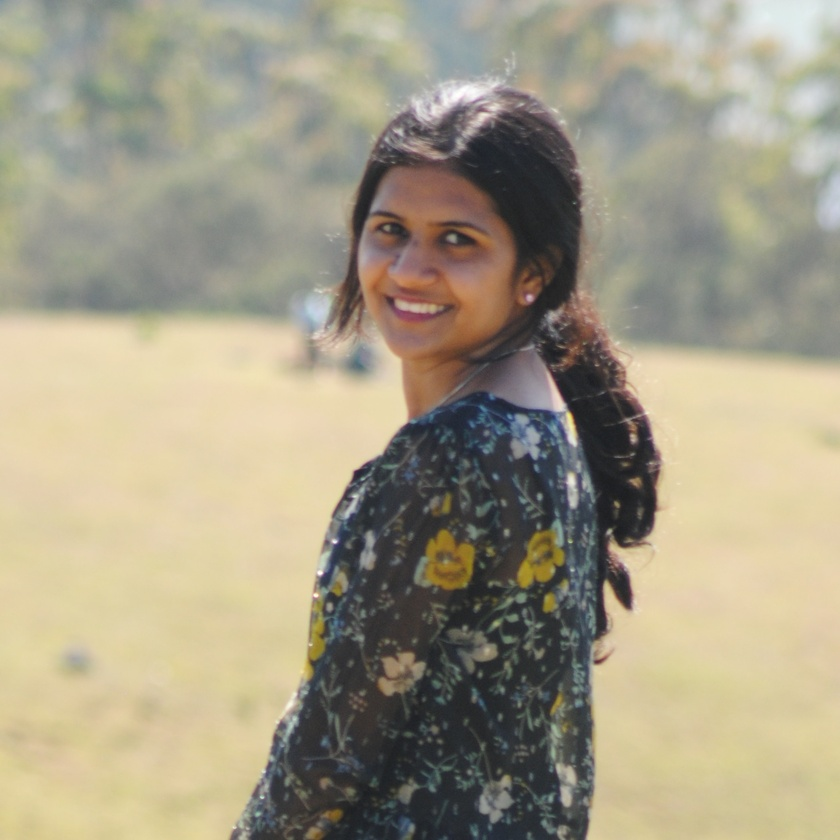
#> input picture preprocessing/kusum.jpg, 840 x 840 px, shrunk from 1637 x 1637 before the run
$ python smartface.py
#> lines starting #> are read from the running program, lines starting #| are printed output that depends on the picture; after the words box and inside, x2 and y2 are one past the last pixel; in counts of white or black regions, pixels touching at a corner belong together
import cv2
import numpy as np

image = cv2.imread("kusum.jpg")
#> image is the input picture: shape (840, 840, 3); mean B, G, R 134.6, 156.2, 163.6

face_cascade = cv2.CascadeClassifier(
    cv2.data.haarcascades + 'haarcascade_frontalface_default.xml'
)

if image is not None:

    # Convert to grayscale
    gray = cv2.cvtColor(image, cv2.COLOR_BGR2GRAY)
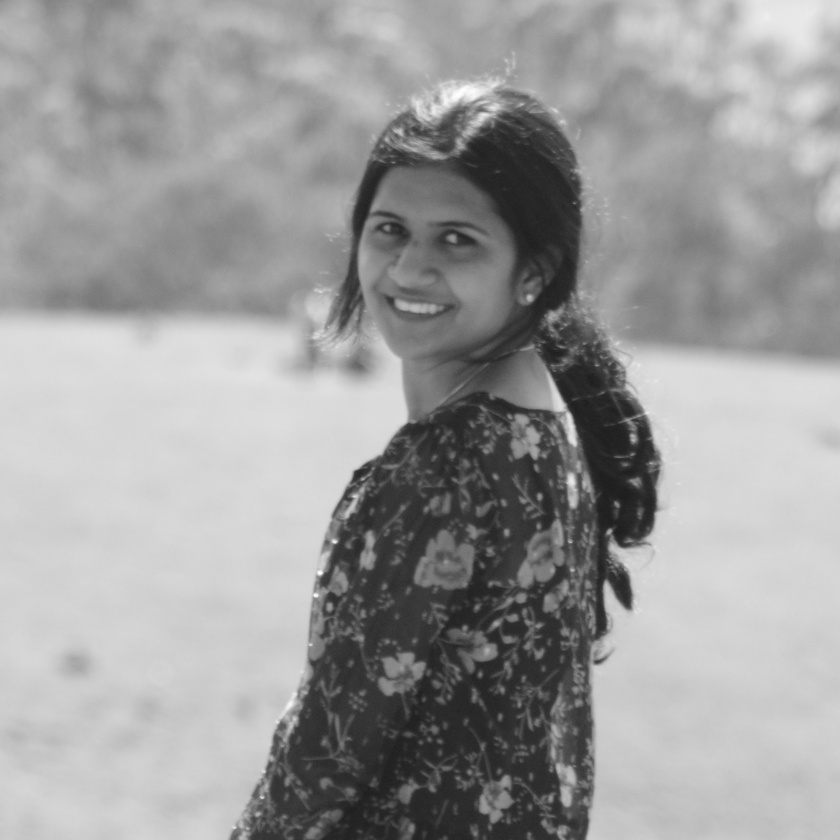
#> gray: shape (840, 840); min 27, max 255, mean 156

    # Blur
    blurred = cv2.GaussianBlur(gray, (7,7), 9)

    # Contrast enhancement
    enhanced = cv2.equalizeHist(blurred)
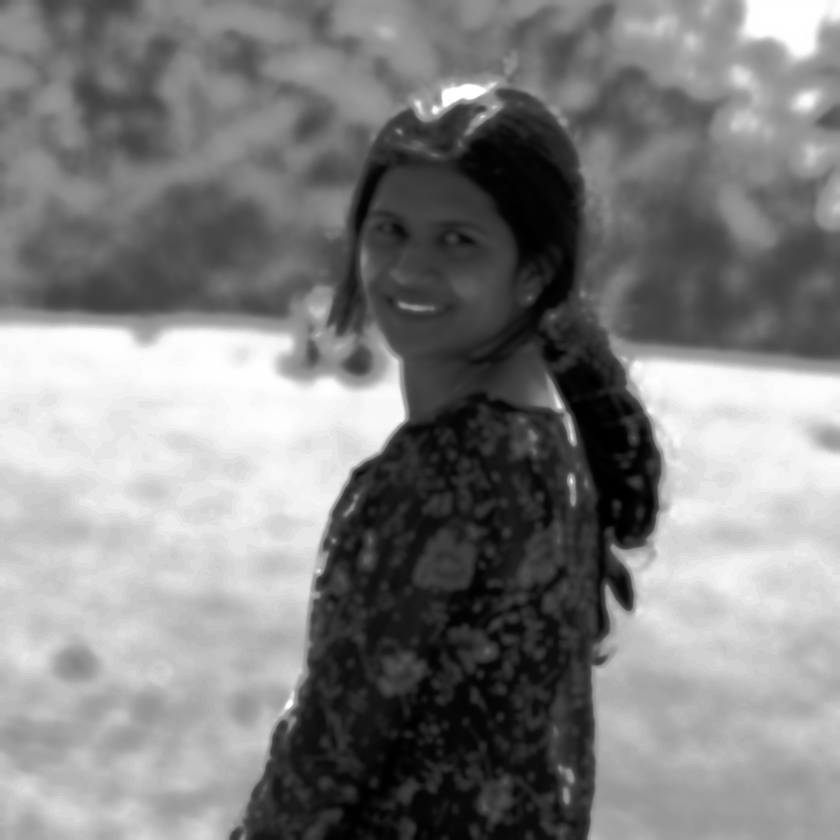
#> enhanced: shape (840, 840); min 0, max 255, mean 128.6

    # Edge detection
    edges = cv2.Canny(gray, 100, 200)
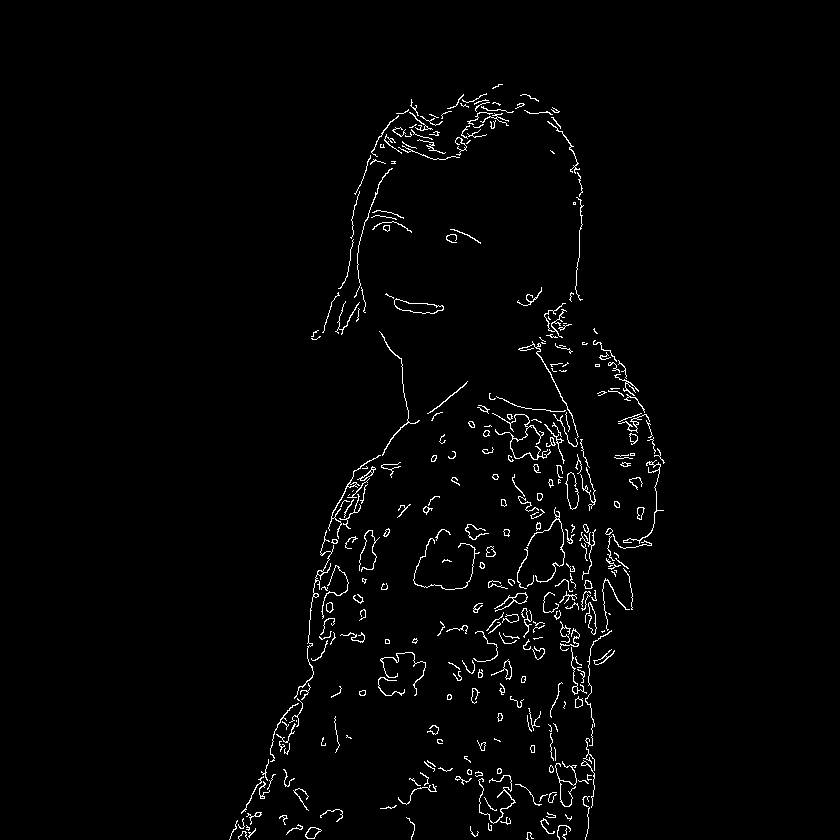
#> edges: shape (840, 840); 1.9% white in thin lines or dots, all inside (x1, y1, x2, y2) = (229, 84, 665, 840)

    # Threshold
    _, thresh = cv2.threshold(gray, 127, 255, cv2.THRESH_BINARY)
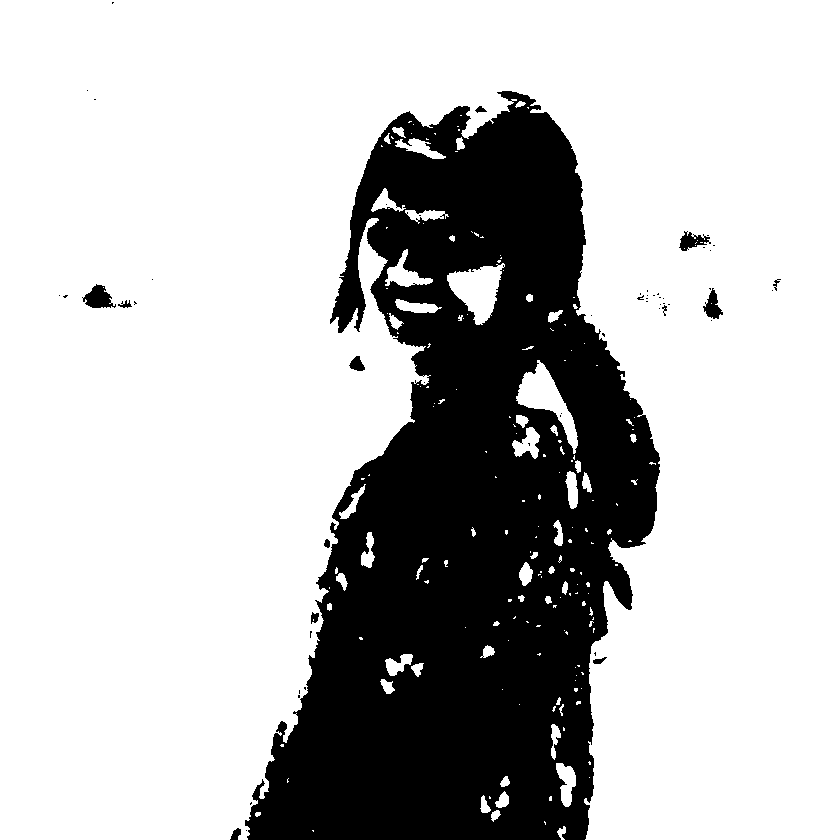
#> thresh: shape (840, 840); 74.3% white; 57 black regions (44 under 20 px)

    # Contours
    contours, _ = cv2.findContours(thresh, cv2.RETR_TREE, cv2.CHAIN_APPROX_SIMPLE)
#> contours = 272 contours, 215 with area under 20; largest, box (x1, y1, x2, y2) and area: (0, 0, 840, 840) 511010, (447, 263, 505, 325) 1892, (516, 360, 578, 454) 1849, (385, 249, 433, 287) 606, (82, 283, 117, 309) 525

    contour_img = image.copy()
    cv2.drawContours(contour_img, contours, -1, (0,255,0), 2)
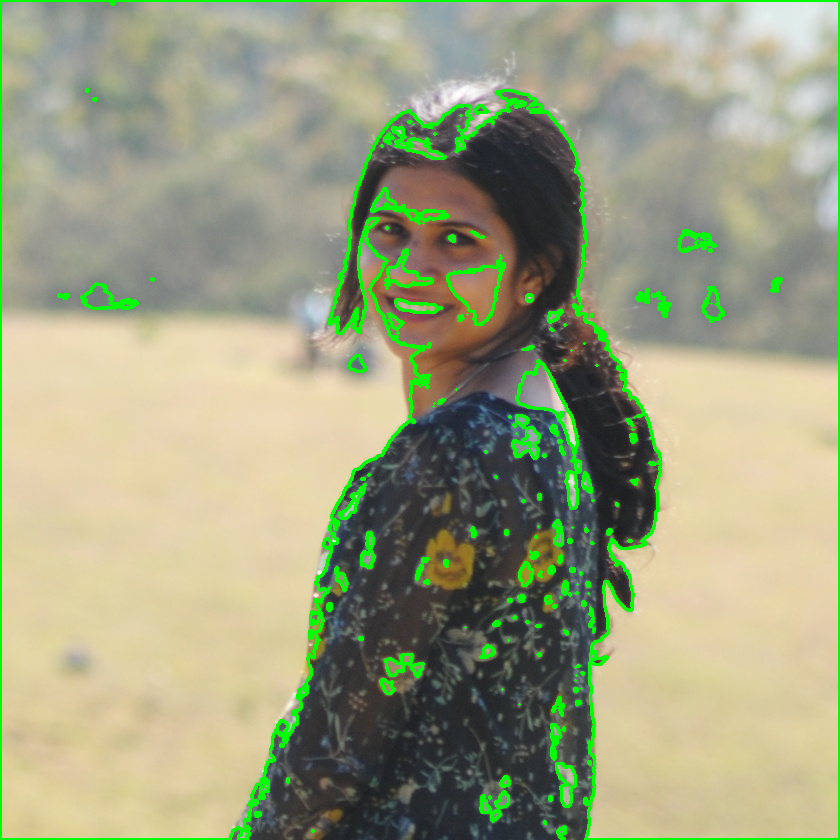
#> contour_img: shape (840, 840, 3); 4.36% of pixels changed, all inside (x1, y1, x2, y2) = (0, 0, 840, 840)

    # Face detection
    faces = face_cascade.detectMultiScale(gray, 1.1, 5)
#> faces = [[331, 167, 183, 183]]

    face_img = image.copy()
    for (x,y,w,h) in faces:
        cv2.rectangle(face_img, (x,y), (x+w,y+h), (0,255,0), 2)
#> this loop made 1 pass
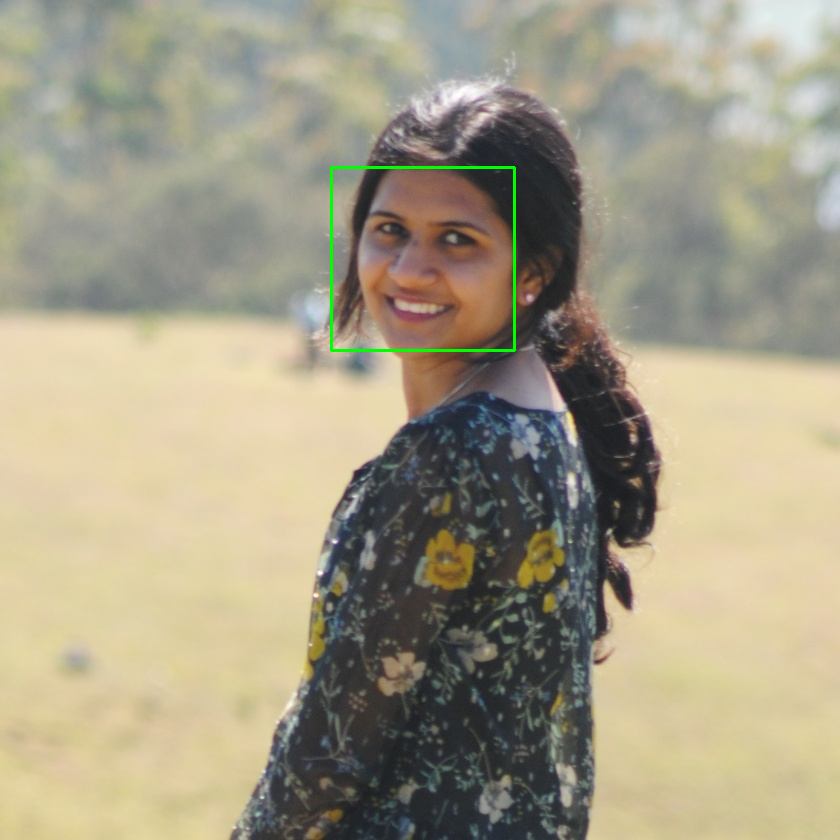
#> face_img: shape (840, 840, 3); 0.31% of pixels changed, all inside (x1, y1, x2, y2) = (330, 166, 516, 352)

    print(f"Faces found: {len(faces)}")
#| Faces found: 1

    # Show results
    cv2.imshow("Original", image)
    cv2.imshow("Grayscale", gray)
    cv2.imshow("Blurred", blurred)
    cv2.imshow("Enhanced", enhanced)
    cv2.imshow("Edges", edges)
    cv2.imshow("Contours", contour_img)
    cv2.imshow("Face Detection", face_img)

    cv2.waitKey(0)
    cv2.destroyAllWindows()

else:
    print("Image not available")

$ run again, with preprocessing/indra.jpeg copied over preprocessing/kusum.jpg
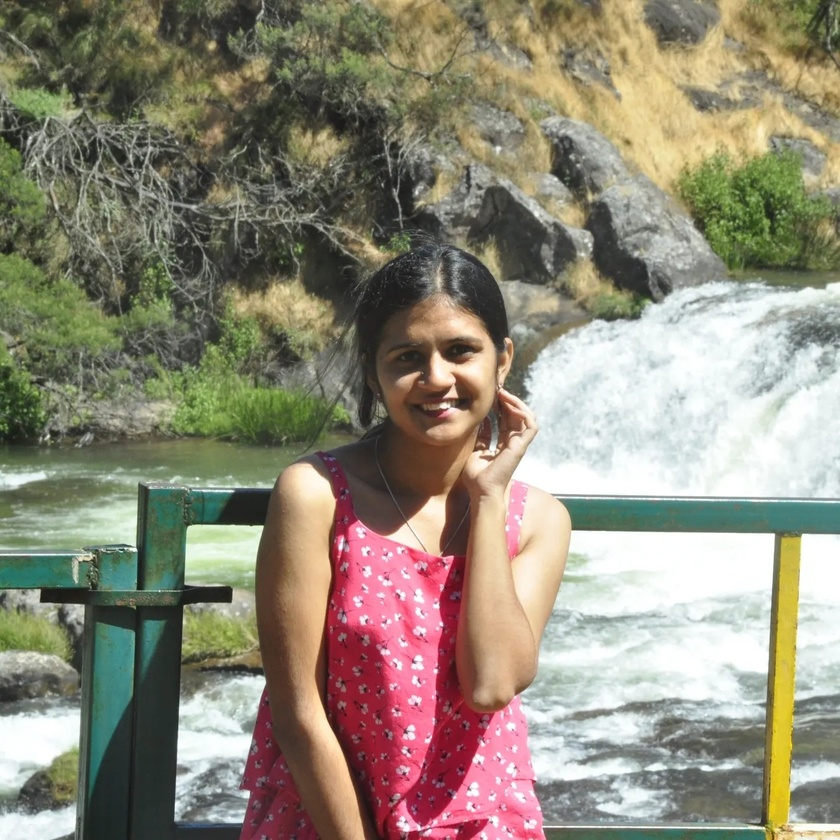
#> input picture preprocessing/indra.jpeg, 840 x 840 px, shrunk from 1424 x 1424 before the run
#> image is the input picture: shape (840, 840, 3); mean B, G, R 121, 138.1, 144.2
#> edges: shape (840, 840); 10.4% white in thin lines or dots
#> thresh: shape (840, 840); 50.4% white; 556 black regions (451 under 20 px)
#> contours = 1988 contours, 1718 with area under 20; largest, box (x1, y1, x2, y2) and area: (393, 0, 840, 840) 243525, (0, 462, 365, 840) 22437, (337, 486, 454, 792) 16298, (174, 675, 266, 824) 9252, (182, 524, 264, 666) 8222
#> `cv2.drawContours(contour_img, contours, -1, (0,255,0), 2)`:
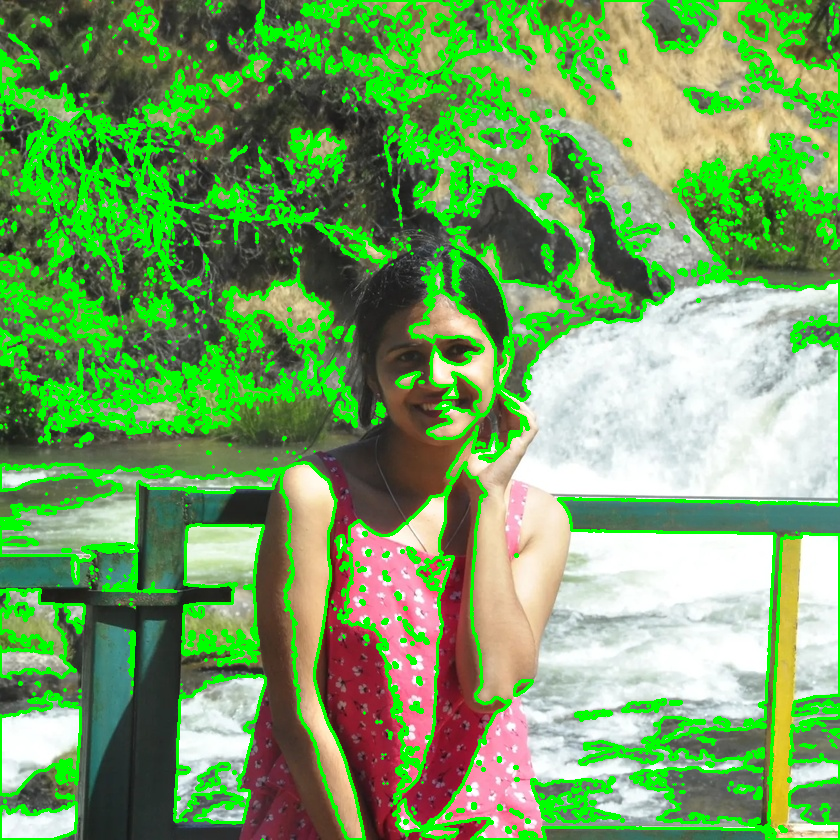
#> contour_img: shape (840, 840, 3); 19.85% of pixels changed, all inside (x1, y1, x2, y2) = (0, 0, 840, 840)
#> faces = [[365, 298, 147, 147]]
#> the loop `for (x,y,w,h) in faces:` made 1 pass
#> after the loop `for (x,y,w,h) in faces:`:
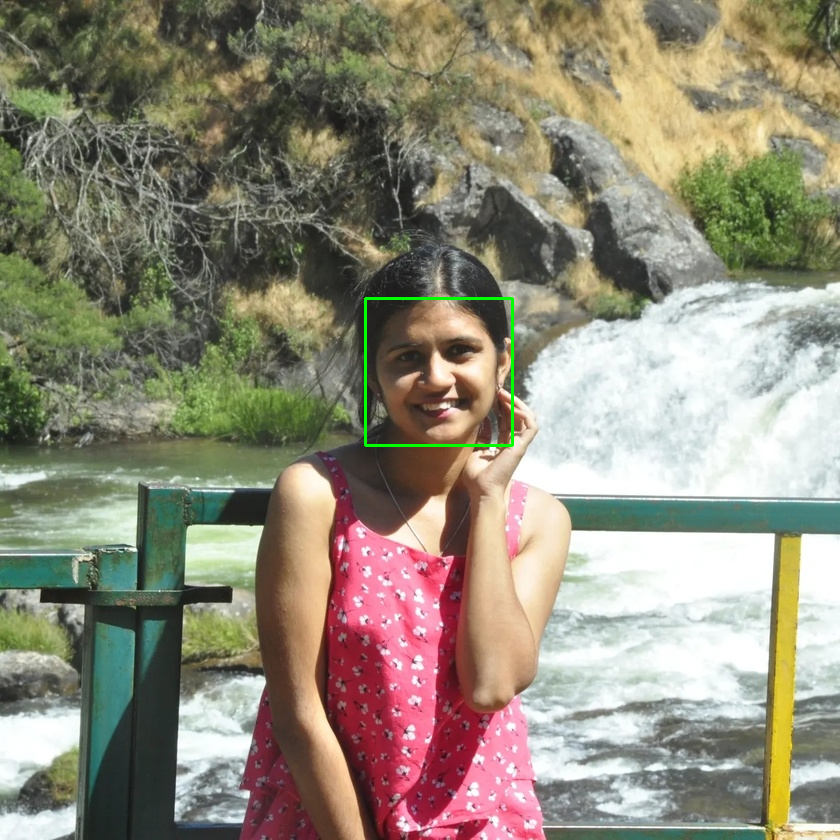
#> face_img: shape (840, 840, 3); 0.25% of pixels changed, all inside (x1, y1, x2, y2) = (364, 297, 514, 447)
#| Faces found: 1
